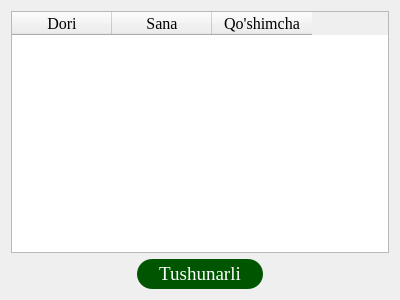
<?xml version="1.0" encoding="UTF-8"?>
<ui version="4.0">
 <class>Form</class>
 <widget class="QWidget" name="Form">
  <property name="geometry">
   <rect>
    <x>0</x>
    <y>0</y>
    <width>400</width>
    <height>300</height>
   </rect>
  </property>
  <property name="font">
   <font>
    <family>Times New Roman</family>
    <pointsize>12</pointsize>
   </font>
  </property>
  <property name="windowTitle">
   <string>Dori tarixi</string>
  </property>
  <layout class="QVBoxLayout" name="verticalLayout">
   <item>
    <widget class="QTableWidget" name="tableWidget">
     <column>
      <property name="text">
       <string>Dori</string>
      </property>
     </column>
     <column>
      <property name="text">
       <string>Sana</string>
      </property>
     </column>
     <column>
      <property name="text">
       <string>Qo'shimcha</string>
      </property>
     </column>
    </widget>
   </item>
   <item>
    <layout class="QHBoxLayout" name="horizontalLayout" stretch="1,1,1">
     <item>
      <spacer name="horizontalSpacer">
       <property name="orientation">
        <enum>Qt::Horizontal</enum>
       </property>
       <property name="sizeHint" stdset="0">
        <size>
         <width>40</width>
         <height>20</height>
        </size>
       </property>
      </spacer>
     </item>
     <item>
      <widget class="QPushButton" name="pushButton_2">
       <property name="minimumSize">
        <size>
         <width>0</width>
         <height>30</height>
        </size>
       </property>
       <property name="font">
        <font>
         <family>Times New Roman</family>
         <pointsize>14</pointsize>
        </font>
       </property>
       <property name="styleSheet">
        <string notr="true">color: rgb(255, 255, 255);
background-color: rgb(0, 85, 0);
border-radius:15px;</string>
       </property>
       <property name="text">
        <string>Tushunarli</string>
       </property>
      </widget>
     </item>
     <item>
      <spacer name="horizontalSpacer_2">
       <property name="orientation">
        <enum>Qt::Horizontal</enum>
       </property>
       <property name="sizeHint" stdset="0">
        <size>
         <width>40</width>
         <height>20</height>
        </size>
       </property>
      </spacer>
     </item>
    </layout>
   </item>
  </layout>
 </widget>
 <resources/>
 <connections/>
</ui>
